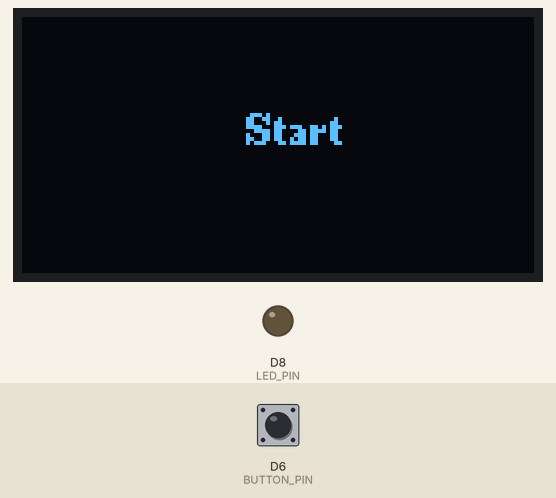
Simulated run of this sketch. Board: ESP8266 (NodeMCU). Shown: 128×64 one-colour display, output pins drawn as LEDs (lit = HIGH). Inputs (shaded band) come from the test bench; at power-on: D6 (BUTTON_PIN) HIGH. The OLED is the two-colour kind (top 16 rows yellow).

Above: at 0.1 s.
5.3 s: D6 (BUTTON_PIN) pulled LOW for 0.15 s
At 6.6 s:
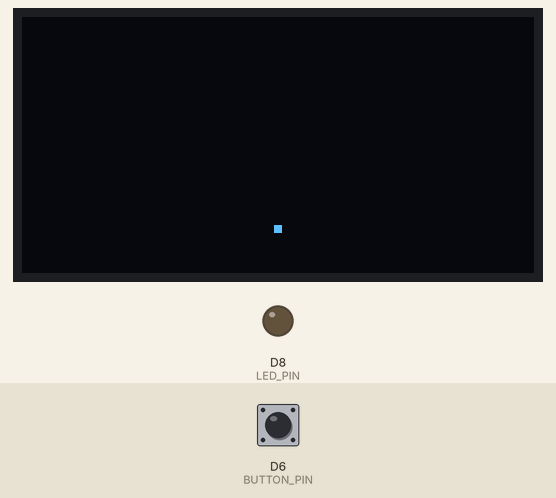
8.4 s: D6 (BUTTON_PIN) pulled LOW for 0.15 s
At 9.1 s:
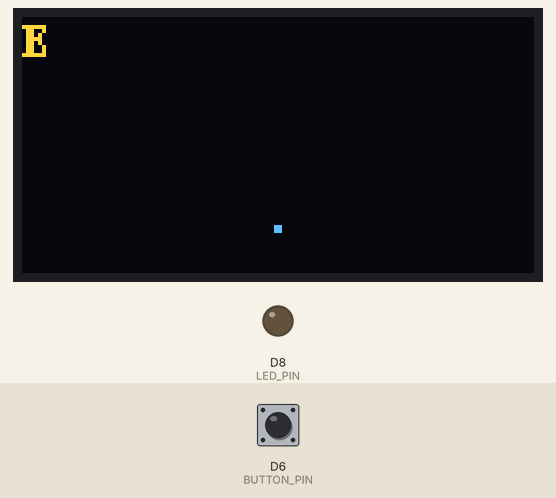
11.5 s: D6 (BUTTON_PIN) pulled LOW for 1 s
At 13.1 s:
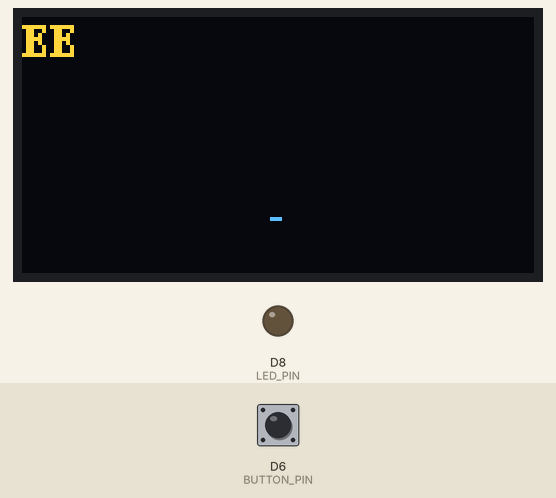
15.5 s: D6 (BUTTON_PIN) pulled LOW for 0.15 s
At 16.4 s:
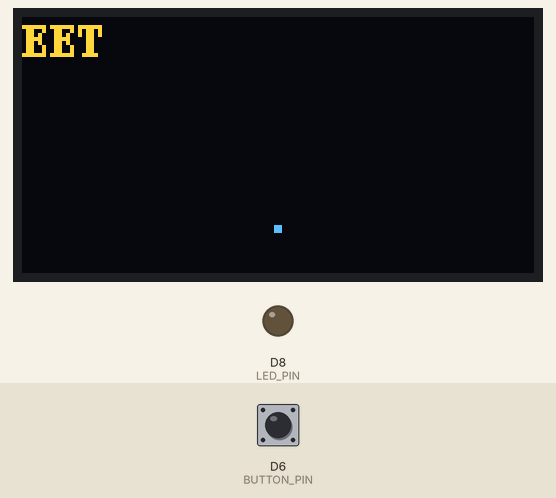
18.6 s: D6 (BUTTON_PIN) pulled LOW for 0.15 s
At 19.9 s:
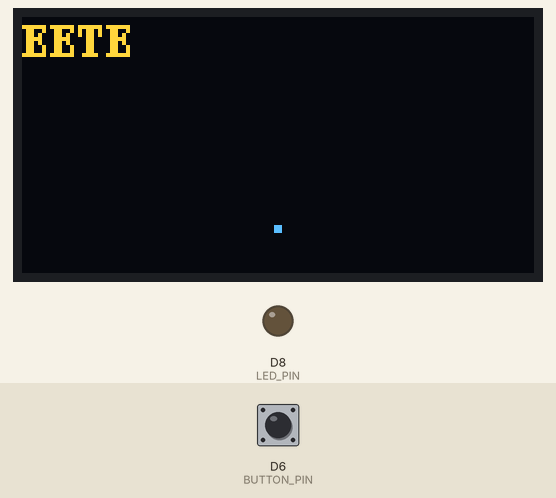
20.2 s: D6 (BUTTON_PIN) pulsed LOW 2 times (0.12 s each, 0.3 s apart)
At 23.5 s:
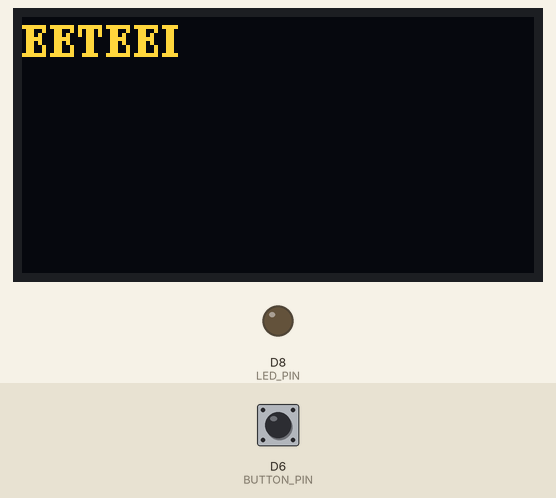
Timing chart, 0 to 24.6 s (numbered marks = the images above; inputs shaded):
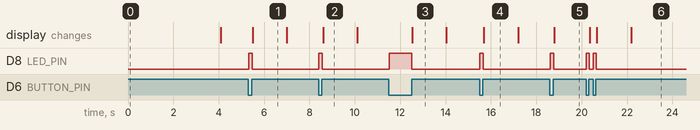

The sketch:

sketch_aug12a.ino
```cpp
#include <Wire.h>
#include <U8g2lib.h>
#include <vector>

#define BUTTON_PIN D6
#define LED_PIN D8
#define SDA_PIN D2
#define SCL_PIN D1
#define SCREEN_WIDTH 128
#define SCREEN_HEIGHT 64
#define LINE_HEIGHT 10

U8G2_SH1106_128X64_NONAME_F_HW_I2C u8g2(U8G2_R0, /* reset=*/ U8X8_PIN_NONE, SCL_PIN, SDA_PIN);

String morseAlphabet[29] = {".-", "-...", "-.-.", "-..", ".", "..-.", "--.", "....", "..", ".---", "-.-", ".-..", "--", "-.", "---", ".--.", "--.-", ".-.", "...", "-", "..-", "...-", ".--", "-..-", "-.--", "--..", "..--", "..-.-"};
char alphabet[29] = {'A', 'B', 'C', 'D', 'E', 'F', 'G', 'H', 'I', 'J', 'K', 'L', 'M', 'N', 'O', 'P', 'Q', 'R', 'S', 'T', 'U', 'V', 'W', 'X', 'Y', 'Z', ' ', '\n'};

unsigned long buttonPressTimestamp = 0;
unsigned long lastButtonReleaseTimestamp = 0;
String morseCode = "";
std::vector<String> lines;

void setup() {
    Serial.begin(9600);
    Wire.begin(SDA_PIN, SCL_PIN);

    pinMode(BUTTON_PIN, INPUT_PULLUP);
    pinMode(LED_PIN, OUTPUT);

    u8g2.begin();
    u8g2.setFont(u8g2_font_ncenB08_tr);
    u8g2.drawStr(56, 32, "Start");
    u8g2.sendBuffer();
    delay(4000);
}

bool isBlinkingFast = false;
unsigned long lastBlinkTimestamp = 0;

void loop() {
    static bool prevButtonState = HIGH;
    bool currentButtonState = digitalRead(BUTTON_PIN);
    unsigned long currentTime = millis();

    if (currentButtonState == LOW && (currentTime - buttonPressTimestamp) > 3100) {
        isBlinkingFast = true;
    } else {
        isBlinkingFast = false;
    }

    if (isBlinkingFast && (currentTime - lastBlinkTimestamp) > 100) {  // Nháy LED mỗi 100ms
        digitalWrite(LED_PIN, !digitalRead(LED_PIN));
        lastBlinkTimestamp = currentTime;
    }

    handleButtonPress(prevButtonState, currentButtonState, currentTime);
    processMorseCode(currentTime);

    if (!isBlinkingFast) {
        digitalWrite(LED_PIN, !currentButtonState);
    }

    displayMorseAndText();
    prevButtonState = currentButtonState;
}

unsigned long blockButtonUntil = 0;  // Biến này sẽ lưu thời gian mà bạn cần block nút đến

void handleButtonPress(bool &prevButtonState, bool currentButtonState, unsigned long currentTime) {
    // Kiểm tra xem nút có bị block không
    if (currentTime < blockButtonUntil) return;

    if (prevButtonState == HIGH && currentButtonState == LOW) {
        buttonPressTimestamp = currentTime;
    } else if (prevButtonState == LOW && currentButtonState == HIGH) {
        unsigned long duration = currentTime - buttonPressTimestamp;

        if (duration < 200) {
            morseCode += ".";
        } else if (duration < 1000) {
            morseCode += "-";
        } else if (duration >= 3000) {
            resetDisplay();
        }
        lastButtonReleaseTimestamp = currentTime;
    }
}

void processMorseCode(unsigned long currentTime) {
    if (morseCode.endsWith("..--")) {
        if (!lines.empty() && !lines.back().isEmpty()) lines.back() += " ";
        morseCode = "";
    } else if (morseCode.endsWith("..-.-")) {
        lines.push_back("");
        morseCode = "";
    } else if (morseCode.endsWith(".....")) {
        if (!lines.empty() && !lines.back().isEmpty()) {
            lines.back().remove(lines.back().length() - 1);  // Xóa kí tự cuối
            morseCode = "";
            blockButtonUntil = currentTime + 500;  // Vô hiệu hóa nút trong 1 giây
        }
    } else if (currentTime - lastButtonReleaseTimestamp > 1500 && !morseCode.isEmpty()) {
        int index = findMorseIndex(morseCode);
        if (index != -1) {
            if (lines.empty()) lines.push_back("");
            lines.back() += alphabet[index];
            morseCode = "";
        } else {
            delay(500);  // Hiển thị mã Morse không hợp lệ trong 0.5 giây
            morseCode = "";
        }
    }
}


void displayMorseAndText() {
    u8g2.clearBuffer();
    u8g2.setFont(u8g2_font_ncenB08_tr);

    int y = 10;

    for (const auto &line : lines) {
        u8g2.drawStr(0, y, line.c_str());
        y += LINE_HEIGHT;
    }

    // Center the Morse code
    int morseWidth = u8g2.getStrWidth(morseCode.c_str());
    int xCentered = (SCREEN_WIDTH - morseWidth) / 2;
    u8g2.drawStr(xCentered, SCREEN_HEIGHT - LINE_HEIGHT, morseCode.c_str());

    u8g2.sendBuffer();
}

int findMorseIndex(String morse) {
    for (int i = 0; i < 29; i++) {
        if (morse == morseAlphabet[i]) {
            return i;
        }
    }
    return -1;
}

void resetDisplay() {
    morseCode = "";
    lines.clear();
}
```

Measured:
- after the input at 5.3 s, D8 (LED_PIN): LOW → HIGH at once, → LOW 0.15 s later; the display: changes after 0.19 s (image 1)
- after the input at 8.4 s, D8 (LED_PIN): LOW → HIGH at once, → LOW 0.15 s later; the display: changes after 0.20 s (image 2)
- after the input at 11.5 s, D8 (LED_PIN): LOW → HIGH at once, → LOW 0.98 s later; the display: changes after 1.0 s (image 3)
- after the input at 15.5 s, D8 (LED_PIN): LOW → HIGH at once, → LOW 0.15 s later; the display: changes after 0.18 s (image 4)
- after the input at 18.6 s, D8 (LED_PIN): LOW → HIGH at once, → LOW 0.15 s later; the display: changes after 0.19 s (image 5)
- after the input at 20.2 s, D8 (LED_PIN): alternates HIGH for 0.13 s and LOW for 0.18 s, 4 changes in all, then stays LOW, starting at once; the display: first changes after 0.16 s (image 6 shows a later state)
- what the display in image 1 shows lasts 1.5 s, from 5.5 s to 7.0 s
